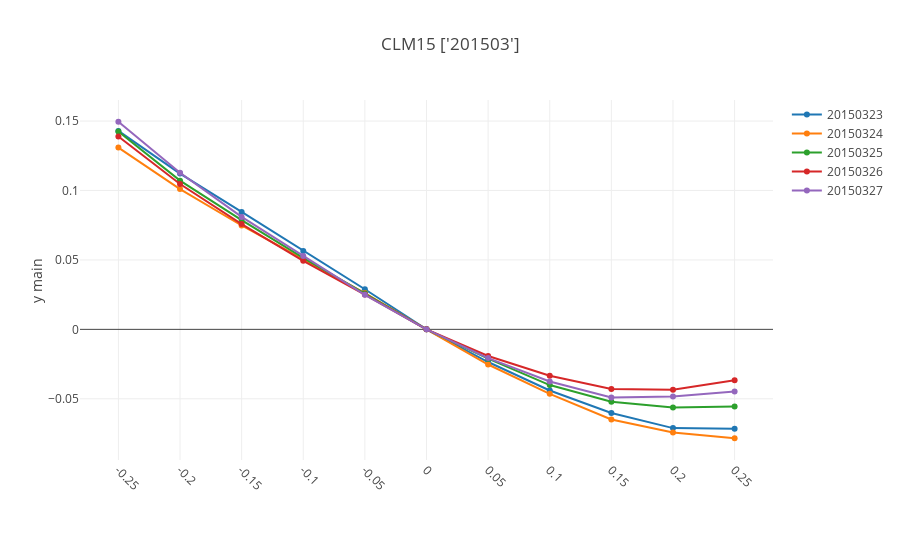
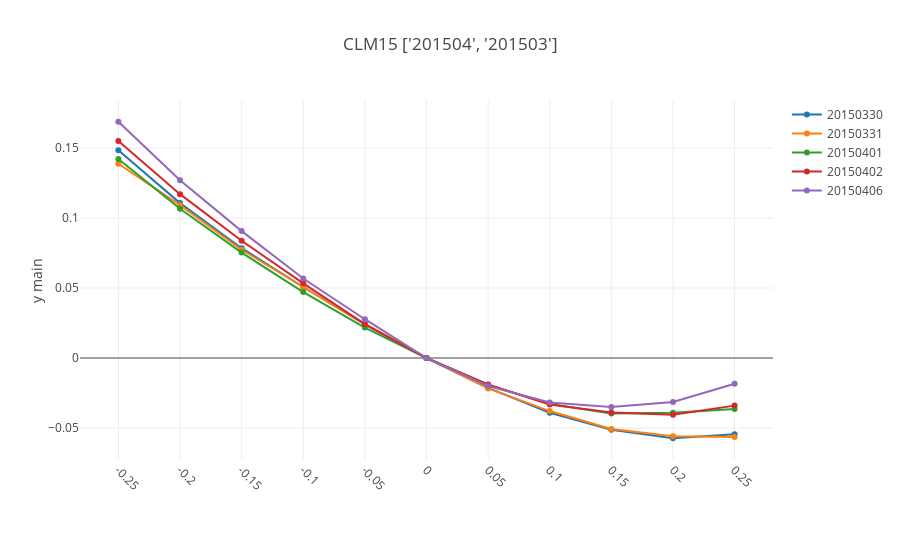
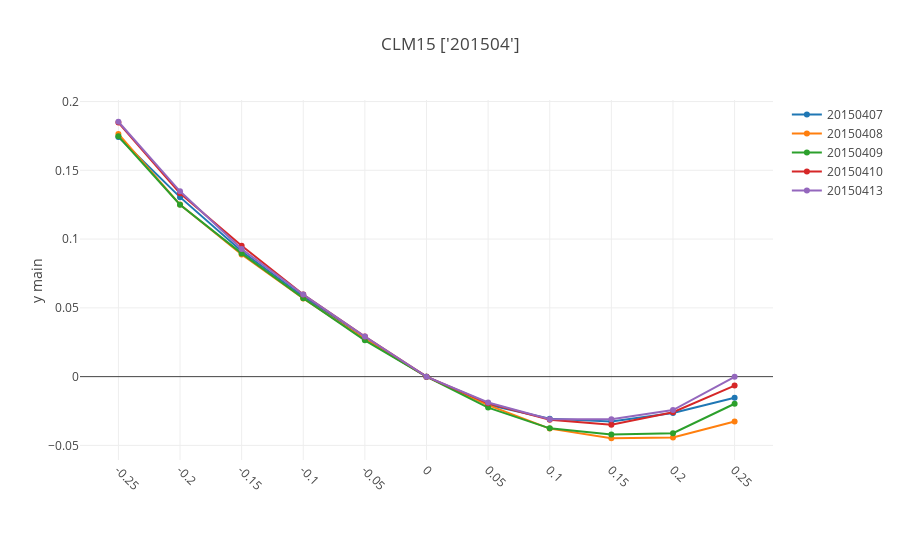
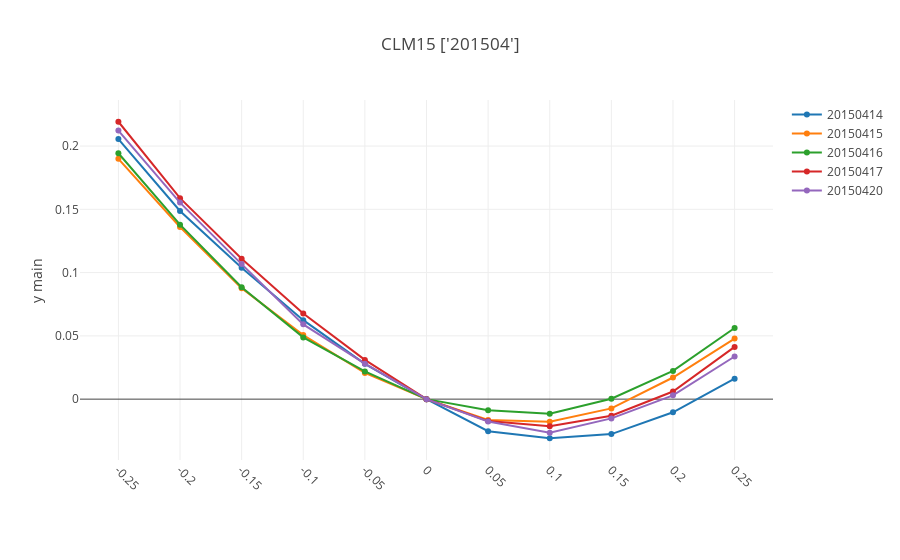

Here is the notebook cell these charts were saved with, in order:
### Markdown cell above
### graph skew

### Code cell
settle_dates =  sorted(df12.settle_date.unique())
first_settle_date = settle_dates[0]
dfp = df12[df12.settle_date==first_settle_date][['moneyness','vol_skew']]
dfp = dfp.rename(columns={'vol_skew':str(first_settle_date)})
i=0
for s in settle_dates[1:]:
    dfp_this_s = df12[df12.settle_date==s][['moneyness','vol_skew']]
    dfp = dfp.merge(dfp_this_s,on='moneyness').rename(columns={'vol_skew':str(s)})
#     i+=1
#     if i>3:
#         break
display.display(dfp)
splits = list(np.arange(5,len(settle_dates),5))
settle_date_strings = [str(yyyymmdd) for yyyymmdd in settle_dates]
settle_date_groups = np.split(np.array(settle_date_strings),splits)
for sdg in settle_date_groups:
    cols = ['moneyness']+list(sdg)
    dfp_sub = dfp[cols]
    t = f'{contract} {list(set([c[:-2] for c in sdg]))}'
    iplot(plotly_plot(dfp_sub,x_column='moneyness',plot_title=t))

### Figure 1 — Plotly figure (JSON) as saved in the notebook; plotly's stock layout.template omitted (floating-point values rounded to 4 significant figures)
{"data": [{"name": "20150323", "type": "scatter", "uid": "5df101f4-9dc0-11e9-bad0-8c859025e7f9", "x": [-0.25, -0.2, -0.15, -0.1, -0.05, 0, 0.05, 0.1, 0.15, 0.2, 0.25], "y": [0.1429, 0.1122, 0.0846, 0.0565, 0.0289, 0, -0.0235, -0.044, -0.0602, -0.0711, -0.0716], "yaxis": "y"}, {"name": "20150324", "type": "scatter", "uid": "5df1035a-9dc0-11e9-8407-8c859025e7f9", "x": [-0.25, -0.2, -0.15, -0.1, -0.05, 0, 0.05, 0.1, 0.15, 0.2, 0.25], "y": [0.1309, 0.101, 0.0748, 0.0504, 0.0261, 0, -0.0253, -0.0464, -0.0649, -0.0743, -0.0784], "yaxis": "y"}, {"name": "20150325", "type": "scatter", "uid": "5df10418-9dc0-11e9-97f8-8c859025e7f9", "x": [-0.25, -0.2, -0.15, -0.1, -0.05, 0, 0.05, 0.1, 0.15, 0.2, 0.25], "y": [0.1425, 0.1071, 0.0787, 0.0515, 0.0258, 0, -0.0211, -0.0401, -0.0521, -0.0563, -0.0555], "yaxis": "y"}, {"name": "20150326", "type": "scatter", "uid": "5df104b8-9dc0-11e9-b3eb-8c859025e7f9", "x": [-0.25, -0.2, -0.15, -0.1, -0.05, 0, 0.05, 0.1, 0.15, 0.2, 0.25], "y": [0.1389, 0.1047, 0.0758, 0.0494, 0.0251, 0, -0.0192, -0.0334, -0.0429, -0.0435, -0.0366], "yaxis": "y"}, {"name": "20150327", "type": "scatter", "uid": "5df1054c-9dc0-11e9-878b-8c859025e7f9", "x": [-0.25, -0.2, -0.15, -0.1, -0.05, 0, 0.05, 0.1, 0.15, 0.2, 0.25], "y": [0.1495, 0.1128, 0.081, 0.0529, 0.0249, 0, -0.0207, -0.0375, -0.0491, -0.0484, -0.0448], "yaxis": "y"}], "layout": {"margin": {"b": 100}, "title": "CLM15 ['201503']", "xaxis": {"tickangle": 45, "ticktext": [-0.25, -0.2, -0.15, -0.1, -0.05, 0, 0.05, 0.1, 0.15, 0.2, 0.25], "tickvals": [-0.25, -0.2, -0.15, -0.1, -0.05, 0, 0.05, 0.1, 0.15, 0.2, 0.25], "type": "category"}, "yaxis": {"title": "y main"}, "yaxis2": {"overlaying": "y", "side": "right", "title": "y alt"}}}

### Figure 2 — Plotly figure (JSON) as saved in the notebook; plotly's stock layout.template omitted (floating-point values rounded to 4 significant figures)
{"data": [{"name": "20150330", "type": "scatter", "uid": "5dfb4e64-9dc0-11e9-89b9-8c859025e7f9", "x": [-0.25, -0.2, -0.15, -0.1, -0.05, 0, 0.05, 0.1, 0.15, 0.2, 0.25], "y": [0.1483, 0.1106, 0.0784, 0.0507, 0.024, 0, -0.0213, -0.0391, -0.0512, -0.0573, -0.0545], "yaxis": "y"}, {"name": "20150331", "type": "scatter", "uid": "5dfb4ff4-9dc0-11e9-995f-8c859025e7f9", "x": [-0.25, -0.2, -0.15, -0.1, -0.05, 0, 0.05, 0.1, 0.15, 0.2, 0.25], "y": [0.1387, 0.1092, 0.0773, 0.0506, 0.0241, 0, -0.0217, -0.0379, -0.0507, -0.0558, -0.0564], "yaxis": "y"}, {"name": "20150401", "type": "scatter", "uid": "5dfb50b4-9dc0-11e9-9d16-8c859025e7f9", "x": [-0.25, -0.2, -0.15, -0.1, -0.05, 0, 0.05, 0.1, 0.15, 0.2, 0.25], "y": [0.1421, 0.1066, 0.0753, 0.0471, 0.0217, 0, -0.0192, -0.0328, -0.0397, -0.0391, -0.0365], "yaxis": "y"}, {"name": "20150402", "type": "scatter", "uid": "5dfb515c-9dc0-11e9-b3ef-8c859025e7f9", "x": [-0.25, -0.2, -0.15, -0.1, -0.05, 0, 0.05, 0.1, 0.15, 0.2, 0.25], "y": [0.155, 0.117, 0.0837, 0.0533, 0.0242, 0, -0.0189, -0.0332, -0.0389, -0.0405, -0.034], "yaxis": "y"}, {"name": "20150406", "type": "scatter", "uid": "5dfb51f4-9dc0-11e9-a513-8c859025e7f9", "x": [-0.25, -0.2, -0.15, -0.1, -0.05, 0, 0.05, 0.1, 0.15, 0.2, 0.25], "y": [0.1687, 0.127, 0.0906, 0.0568, 0.0277, 0, -0.02, -0.0318, -0.0349, -0.0314, -0.0184], "yaxis": "y"}], "layout": {"margin": {"b": 100}, "title": "CLM15 ['201504', '201503']", "xaxis": {"tickangle": 45, "ticktext": [-0.25, -0.2, -0.15, -0.1, -0.05, 0, 0.05, 0.1, 0.15, 0.2, 0.25], "tickvals": [-0.25, -0.2, -0.15, -0.1, -0.05, 0, 0.05, 0.1, 0.15, 0.2, 0.25], "type": "category"}, "yaxis": {"title": "y main"}, "yaxis2": {"overlaying": "y", "side": "right", "title": "y alt"}}}

### Figure 3 — Plotly figure (JSON) as saved in the notebook; plotly's stock layout.template omitted (floating-point values rounded to 4 significant figures)
{"data": [{"name": "20150407", "type": "scatter", "uid": "5e057d08-9dc0-11e9-bc63-8c859025e7f9", "x": [-0.25, -0.2, -0.15, -0.1, -0.05, 0, 0.05, 0.1, 0.15, 0.2, 0.25], "y": [0.1742, 0.1305, 0.0911, 0.0583, 0.0273, 0, -0.0205, -0.0306, -0.0326, -0.0265, -0.0153], "yaxis": "y"}, {"name": "20150408", "type": "scatter", "uid": "5e057e8c-9dc0-11e9-862d-8c859025e7f9", "x": [-0.25, -0.2, -0.15, -0.1, -0.05, 0, 0.05, 0.1, 0.15, 0.2, 0.25], "y": [0.1764, 0.1251, 0.0888, 0.0568, 0.0273, 0, -0.0207, -0.0378, -0.0448, -0.0443, -0.0326], "yaxis": "y"}, {"name": "20150409", "type": "scatter", "uid": "5e057f4c-9dc0-11e9-a1d3-8c859025e7f9", "x": [-0.25, -0.2, -0.15, -0.1, -0.05, 0, 0.05, 0.1, 0.15, 0.2, 0.25], "y": [0.1747, 0.125, 0.0896, 0.057, 0.0264, 0, -0.0225, -0.0376, -0.042, -0.0411, -0.0197], "yaxis": "y"}, {"name": "20150410", "type": "scatter", "uid": "5e057fec-9dc0-11e9-a2c1-8c859025e7f9", "x": [-0.25, -0.2, -0.15, -0.1, -0.05, 0, 0.05, 0.1, 0.15, 0.2, 0.25], "y": [0.1847, 0.1333, 0.0952, 0.0597, 0.0292, 0, -0.0193, -0.0314, -0.035, -0.0259, -0.0065], "yaxis": "y"}, {"name": "20150413", "type": "scatter", "uid": "5e05808c-9dc0-11e9-96c8-8c859025e7f9", "x": [-0.25, -0.2, -0.15, -0.1, -0.05, 0, 0.05, 0.1, 0.15, 0.2, 0.25], "y": [0.1853, 0.1347, 0.0928, 0.0597, 0.0292, 0, -0.0188, -0.031, -0.031, -0.0243, -0.0001], "yaxis": "y"}], "layout": {"margin": {"b": 100}, "title": "CLM15 ['201504']", "xaxis": {"tickangle": 45, "ticktext": [-0.25, -0.2, -0.15, -0.1, -0.05, 0, 0.05, 0.1, 0.15, 0.2, 0.25], "tickvals": [-0.25, -0.2, -0.15, -0.1, -0.05, 0, 0.05, 0.1, 0.15, 0.2, 0.25], "type": "category"}, "yaxis": {"title": "y main"}, "yaxis2": {"overlaying": "y", "side": "right", "title": "y alt"}}}

### Figure 4 — Plotly figure (JSON) as saved in the notebook; plotly's stock layout.template omitted (floating-point values rounded to 4 significant figures)
{"data": [{"name": "20150414", "type": "scatter", "uid": "5e0fff9e-9dc0-11e9-8740-8c859025e7f9", "x": [-0.25, -0.2, -0.15, -0.1, -0.05, 0, 0.05, 0.1, 0.15, 0.2, 0.25], "y": [0.2055, 0.1487, 0.1038, 0.0624, 0.0279, 0, -0.0253, -0.0309, -0.0276, -0.0104, 0.0162], "yaxis": "y"}, {"name": "20150415", "type": "scatter", "uid": "5e100106-9dc0-11e9-ada9-8c859025e7f9", "x": [-0.25, -0.2, -0.15, -0.1, -0.05, 0, 0.05, 0.1, 0.15, 0.2, 0.25], "y": [0.1899, 0.136, 0.0876, 0.0506, 0.0207, 0, -0.0164, -0.0179, -0.0073, 0.0171, 0.0479], "yaxis": "y"}, {"name": "20150416", "type": "scatter", "uid": "5e1001c6-9dc0-11e9-9c11-8c859025e7f9", "x": [-0.25, -0.2, -0.15, -0.1, -0.05, 0, 0.05, 0.1, 0.15, 0.2, 0.25], "y": [0.1943, 0.1379, 0.0884, 0.0488, 0.0219, 0, -0.0088, -0.0116, 0.0003, 0.0223, 0.0562], "yaxis": "y"}, {"name": "20150417", "type": "scatter", "uid": "5e10026e-9dc0-11e9-911a-8c859025e7f9", "x": [-0.25, -0.2, -0.15, -0.1, -0.05, 0, 0.05, 0.1, 0.15, 0.2, 0.25], "y": [0.2192, 0.1588, 0.1109, 0.0677, 0.031, 0, -0.0173, -0.0215, -0.0131, 0.006, 0.0413], "yaxis": "y"}, {"name": "20150420", "type": "scatter", "uid": "5e1002fa-9dc0-11e9-9c99-8c859025e7f9", "x": [-0.25, -0.2, -0.15, -0.1, -0.05, 0, 0.05, 0.1, 0.15, 0.2, 0.25], "y": [0.2122, 0.1553, 0.1067, 0.0591, 0.028, 0, -0.0176, -0.0265, -0.0152, 0.003, 0.0337], "yaxis": "y"}], "layout": {"margin": {"b": 100}, "title": "CLM15 ['201504']", "xaxis": {"tickangle": 45, "ticktext": [-0.25, -0.2, -0.15, -0.1, -0.05, 0, 0.05, 0.1, 0.15, 0.2, 0.25], "tickvals": [-0.25, -0.2, -0.15, -0.1, -0.05, 0, 0.05, 0.1, 0.15, 0.2, 0.25], "type": "category"}, "yaxis": {"title": "y main"}, "yaxis2": {"overlaying": "y", "side": "right", "title": "y alt"}}}
